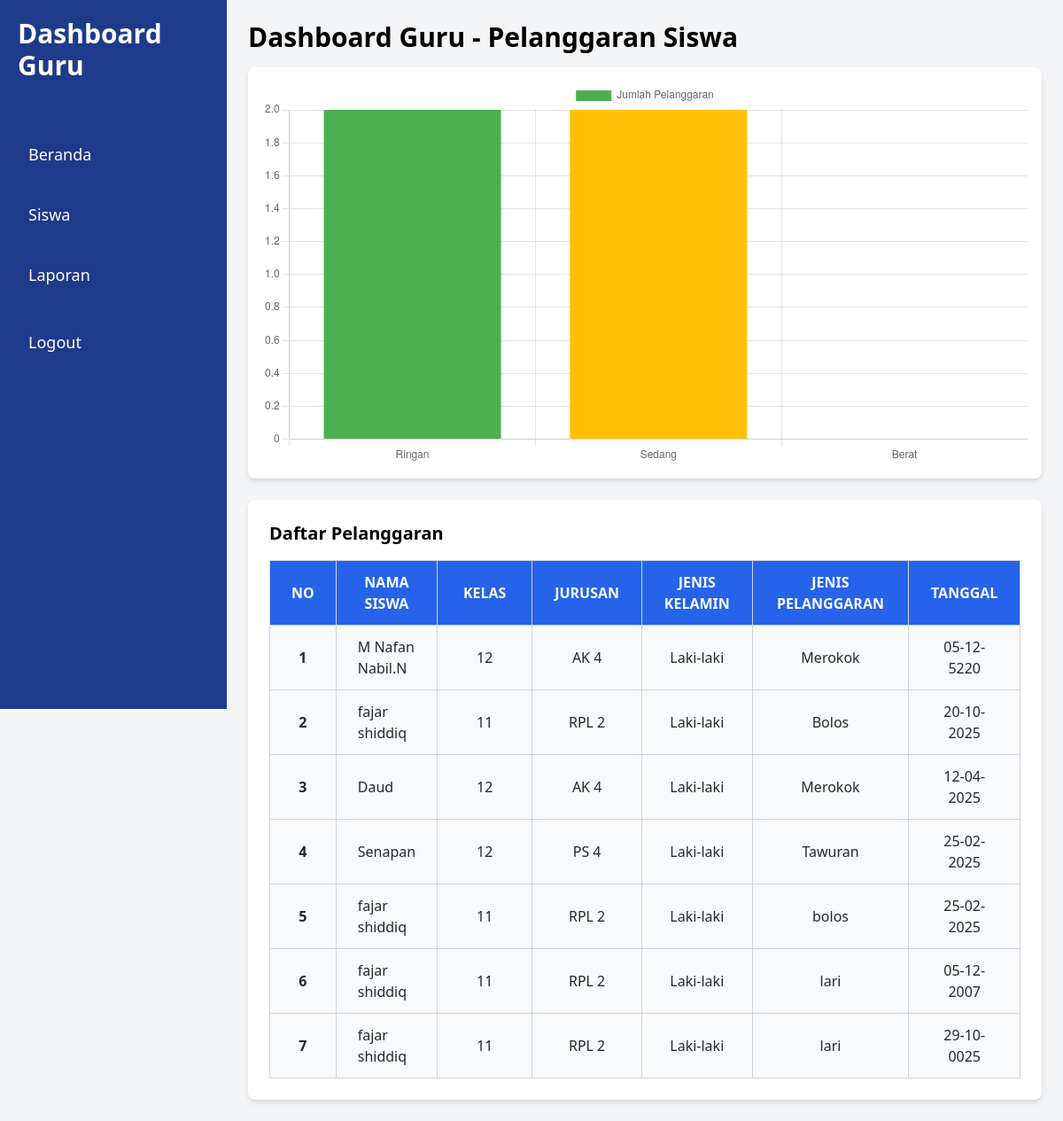
The app's page /pelanggaran_siswa/dashboard_guru.php with its own data.
### tables this page shows
CREATE TABLE `pelanggaran` (
  `id` int(11) NOT NULL,
  `id_siswa` int(11) NOT NULL,
  `jenis_pelanggaran` varchar(255) NOT NULL,
  `tanggal` date NOT NULL,
  `keterangan` text DEFAULT NULL,
  `jenis_hukuman` varchar(255) DEFAULT NULL,
  `id_hukuman` int(11) DEFAULT NULL
);

CREATE TABLE `siswa` (
  `id` int(11) NOT NULL,
  `nis` int(20) NOT NULL,
  `nama` varchar(100) NOT NULL,
  `kelas` enum('10','11','12') NOT NULL,
  `jurusan` enum('RPL 1','RPL 2','AP 1','AP 2','AP 3','AP 4','AK 1','AK 2','AK 3','AK 4','PS 1','PS 2','PS 3','PS 4') NOT NULL,
  `jenis_kelamin` enum('Laki-laki','Perempuan') NOT NULL
);

### pelanggaran_siswa/dashboard_guru.php (the view, shortened to what this page needs)
<!DOCTYPE html>
<html lang="id">
<head>
    <link rel="stylesheet" href="https://cdn.jsdelivr.net/npm/tailwindcss@2.2.19/dist/tailwind.min.css">
</head>
<body class="bg-gray-100 flex">
    <div class="bg-blue-900 text-white w-64 h-screen p-5 flex flex-col space-y-6">
        <h1 class="text-3xl font-semibold mb-8">Dashboard Guru</h1>
        <div class="flex flex-col space-y-4">
            <a href="dashboard_guru.php"
                class="flex items-center p-3 rounded-lg hover:bg-blue-700 transition duration-200">
                <span class="text-lg">Beranda</span>
            </a>
            <a href="manajemen_siswa.php"
                class="flex items-center p-3 rounded-lg hover:bg-blue-700 transition duration-200">
                <span class="text-lg">Siswa</span>
            </a>
            <a href="laporan_guru.php"
                class="flex items-center p-3 rounded-lg hover:bg-blue-700 transition duration-200">
                <span class="text-lg">Laporan</span>
            </a>
        </div>
        <div class="mt-auto">
            <a href="logout.php" class="flex items-center p-3 rounded-lg hover:bg-blue-700 transition duration-200">
                <span class="text-lg">Logout</span>
            </a>
        </div>
    </div>
    <div class="container mx-auto p-6 w-full flex-1">
        <h1 class="text-3xl font-bold mb-4">Dashboard Guru - Pelanggaran Siswa</h1>
        <div class="bg-white p-4 rounded-lg shadow-md">
            <canvas id="pelanggaranChart"></canvas>
        </div>
        <div class="bg-white p-6 mt-6 rounded-lg shadow-md">
            <h2 class="text-xl font-semibold mb-4">Daftar Pelanggaran</h2>
            <div class="overflow-x-auto">
                <table class="min-w-full border border-gray-300 rounded-lg">
                    <thead class="bg-blue-600 text-white text-md uppercase">
                        <tr>
                            <th class="px-6 py-3 border border-gray-300 text-center w-16">No</th>
                            <th class="px-6 py-3 border border-gray-300 text-center">Nama Siswa</th>
                            <th class="px-6 py-3 border border-gray-300 text-center w-32">Kelas</th>
                            <th class="px-6 py-3 border border-gray-300 text-center w-32">Jurusan</th>
                            <th class="px-6 py-3 border border-gray-300 text-center w-32">Jenis Kelamin</th>
                            <th class="px-6 py-3 border border-gray-300 text-center w-48">Jenis Pelanggaran</th>
                            <th class="px-6 py-3 border border-gray-300 text-center w-32">Tanggal</th>
                        </tr>
                    </thead>
                    <tbody class="text-gray-800 bg-gray-50">
                        <?php
                        $conn = new mysqli("localhost", "root", "", "pelanggaran_siswa");
                        $query = "SELECT p.id, s.nama, s.kelas, s.jurusan, s.jenis_kelamin, p.jenis_pelanggaran, p.tanggal
                                  FROM pelanggaran p
                                  JOIN siswa s ON p.id_siswa = s.id
                                  ORDER BY p.tanggal DESC";
                        $result = $conn->query($query);
                        if ($result->num_rows > 0) {
                            $no = 1;
                            while ($row = $result->fetch_assoc()) {
                                echo "<tr class='border-t border-gray-300 hover:bg-gray-200 transition'>
                                        <td class='px-6 py-3 border border-gray-300 text-center font-semibold'>{$no}</td>
                                        <td class='px-6 py-3 border border-gray-300'>{$row['nama']}</td>
                                        <td class='px-6 py-3 border border-gray-300 text-center'>{$row['kelas']}</td>
                                        <td class='px-6 py-3 border border-gray-300 text-center'>{$row['jurusan']}</td>
                                        <td class='px-6 py-3 border border-gray-300 text-center'>{$row['jenis_kelamin']}</td>
                                        <td class='px-6 py-3 border border-gray-300 text-center'>{$row['jenis_pelanggaran']}</td>
                                        <td class='px-6 py-3 border border-gray-300 text-center'>" . date('d-m-Y', strtotime($row['tanggal'])) . "</td>
                                      </tr>";
                                $no++;
                            }
                        } else {
                            echo "<tr>
                                    <td colspan='7' class='px-6 py-4 text-center text-gray-500 border border-gray-300'>
                                        Tidak ada data pelanggaran
                                    </td>
                                  </tr>";
                        }
                        $query_stat = "SELECT jenis_pelanggaran, COUNT(*) as jumlah FROM pelanggaran GROUP BY jenis_pelanggaran";
                        $result_stat = $conn->query($query_stat);
                        $data_stat = ["Ringan" => 0, "Sedang" => 0, "Berat" => 0];
                        while ($row_stat = $result_stat->fetch_assoc()) {
                            if ($row_stat['jenis_pelanggaran'] == 'Bolos') {
                                $data_stat['Ringan'] = $row_stat['jumlah'];
                            } elseif ($row_stat['jenis_pelanggaran'] == 'Merokok') {
                                $data_stat['Sedang'] = $row_stat['jumlah'];
                            } elseif ($row_stat['jenis_pelanggaran'] == 'Tawuran, Bully') {
                                $data_stat['Berat'] = $row_stat['jumlah'];
                            }
                        }
                        ?>
                    </tbody>
                </table>
            </div>
        </div>
    </div>
    <script>
    // Data Statistik dari PHP
    var pelanggaranData = <?php echo json_encode(array_values($data_stat)); ?>;
    var ctx = document.getElementById('pelanggaranChart').getContext('2d');
    var pelanggaranChart = new Chart(ctx, {
        type: 'bar',
        data: {
            labels: ['Ringan', 'Sedang', 'Berat'],
            datasets: [{
                label: 'Jumlah Pelanggaran',
                data: pelanggaranData,
                backgroundColor: ['#4CAF50', '#FFC107', '#F44336']
            }]
        },
        options: {
            responsive: true,
            scales: {
                y: {
                    beginAtZero: true
                }
            }
        }
    });
    </script>
</body>
</html>

### records on screen
pelanggaran: id_siswa.nama "M Nafan Nabil.N", id_siswa.kelas "12", id_siswa.jurusan "AK 4", id_siswa.jenis_kelamin "Laki-laki", jenis_pelanggaran "Merokok", tanggal "05-12-5220"
pelanggaran: id_siswa.nama "fajar shiddiq", id_siswa.kelas "11", id_siswa.jurusan "RPL 2", id_siswa.jenis_kelamin "Laki-laki", jenis_pelanggaran "Bolos", tanggal "20-10-2025"
pelanggaran: id_siswa.nama "Daud", id_siswa.kelas "12", id_siswa.jurusan "AK 4", id_siswa.jenis_kelamin "Laki-laki", jenis_pelanggaran "Merokok", tanggal "12-04-2025"
pelanggaran: id_siswa.nama "Senapan", id_siswa.kelas "12", id_siswa.jurusan "PS 4", id_siswa.jenis_kelamin "Laki-laki", jenis_pelanggaran "Tawuran", tanggal "25-02-2025"
pelanggaran: id_siswa.nama "fajar shiddiq", id_siswa.kelas "11", id_siswa.jurusan "RPL 2", id_siswa.jenis_kelamin "Laki-laki", jenis_pelanggaran "bolos", tanggal "25-02-2025"
pelanggaran: id_siswa.nama "fajar shiddiq", id_siswa.kelas "11", id_siswa.jurusan "RPL 2", id_siswa.jenis_kelamin "Laki-laki", jenis_pelanggaran "lari", tanggal "05-12-2007"
pelanggaran: id_siswa.nama "fajar shiddiq", id_siswa.kelas "11", id_siswa.jurusan "RPL 2", id_siswa.jenis_kelamin "Laki-laki", jenis_pelanggaran "lari", tanggal "29-10-0025"

### other values on screen
chart data {{ json_encode(array_values($data_stat)) }} ["2","2",0]
